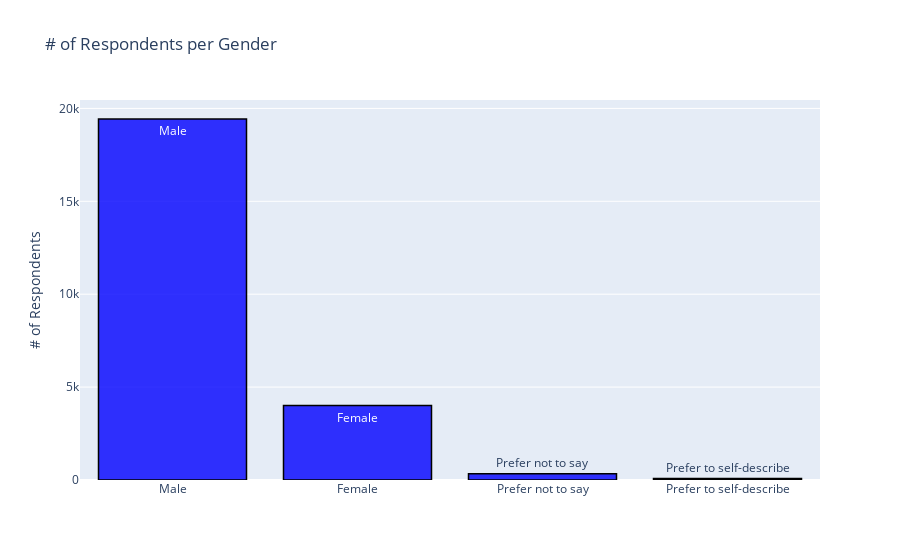

The code cell stored with this chart in its notebook:
### Code cell
data = responsesOnly_expanded
data2 = survey2_expanded
yAxisTitle='# of Respondents'
begin=0
end=10

questionNumber = 'Q1'
title='# of Respondents per Gender'
plotMultipleChoice(questionNumber,data,data2,title,yAxisTitle,begin,end)

### Figure 1 — Plotly figure (JSON) as saved in the notebook; plotly's stock layout.template omitted (floating-point values rounded to 4 significant figures)
{"data": [{"marker": {"color": "rgba(0, 0, 255, 0.8)", "line": {"color": "rgb(0,0,0)", "width": 1.5}}, "name": "Kaggle", "text": ["Male", "Female", "Prefer not to say", "Prefer to self-describe"], "type": "bar", "x": ["Male", "Female", "Prefer not to say", "Prefer to self-describe"], "y": [19430, 4010, 340, 79]}], "layout": {"barmode": "group", "showlegend": false, "title": {"text": "# of Respondents per Gender"}, "yaxis": {"title": {"text": "# of Respondents"}}}}
